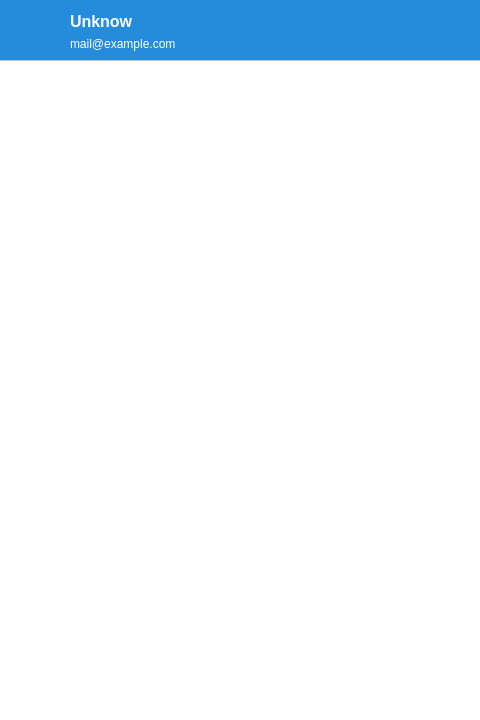
<?xml version="1.0" encoding="UTF-8"?>
<ui version="4.0">
 <class>BabelContactWidget</class>
 <widget class="QWidget" name="BabelContactWidget">
  <property name="geometry">
   <rect>
    <x>0</x>
    <y>0</y>
    <width>480</width>
    <height>720</height>
   </rect>
  </property>
  <property name="minimumSize">
   <size>
    <width>480</width>
    <height>720</height>
   </size>
  </property>
  <property name="windowTitle">
   <string>ContactWidget</string>
  </property>
  <property name="autoFillBackground">
   <bool>false</bool>
  </property>
  <property name="styleSheet">
   <string notr="true">background-color: rgb(36, 140, 218);</string>
  </property>
  <widget class="QListView" name="listContact">
   <property name="geometry">
    <rect>
     <x>-10</x>
     <y>60</y>
     <width>491</width>
     <height>661</height>
    </rect>
   </property>
   <property name="acceptDrops">
    <bool>true</bool>
   </property>
   <property name="autoFillBackground">
    <bool>true</bool>
   </property>
   <property name="styleSheet">
    <string notr="true">background-color: rgb(255, 255, 255);</string>
   </property>
   <property name="autoScroll">
    <bool>true</bool>
   </property>
   <property name="isWrapping" stdset="0">
    <bool>false</bool>
   </property>
   <property name="resizeMode">
    <enum>QListView::Adjust</enum>
   </property>
  </widget>
  <widget class="QLabel" name="labelPseudo">
   <property name="geometry">
    <rect>
     <x>70</x>
     <y>0</y>
     <width>321</width>
     <height>31</height>
    </rect>
   </property>
   <property name="font">
    <font>
     <pointsize>12</pointsize>
     <weight>75</weight>
     <bold>true</bold>
    </font>
   </property>
   <property name="styleSheet">
    <string notr="true">color: rgb(255, 255, 255);</string>
   </property>
   <property name="text">
    <string>Unknow</string>
   </property>
   <property name="alignment">
    <set>Qt::AlignBottom|Qt::AlignLeading|Qt::AlignLeft</set>
   </property>
  </widget>
  <widget class="QLabel" name="labelMail">
   <property name="geometry">
    <rect>
     <x>70</x>
     <y>30</y>
     <width>321</width>
     <height>21</height>
    </rect>
   </property>
   <property name="styleSheet">
    <string notr="true">color: rgb(255, 255, 255);</string>
   </property>
   <property name="text">
    <string>mail@example.com</string>
   </property>
   <property name="alignment">
    <set>Qt::AlignBottom|Qt::AlignLeading|Qt::AlignLeft</set>
   </property>
  </widget>
  <widget class="QLabel" name="labelPicture">
   <property name="geometry">
    <rect>
     <x>10</x>
     <y>10</y>
     <width>41</width>
     <height>41</height>
    </rect>
   </property>
   <property name="text">
    <string/>
   </property>
   <property name="pixmap">
    <pixmap resource="../resources/BabelMainWindow.qrc">:/unknown_profile.jpg</pixmap>
   </property>
   <property name="scaledContents">
    <bool>true</bool>
   </property>
  </widget>
 </widget>
 <resources>
  <include location="../resources/BabelMainWindow.qrc"/>
 </resources>
 <connections/>
</ui>
